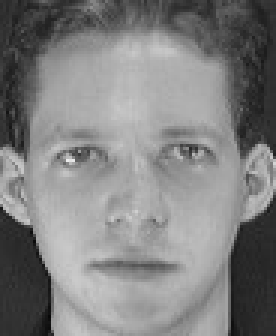
#> input picture Lectures/Lec4/data/orl_faces/s1/1.jpg, 92 x 112 px (shown 3 times larger); its folder holds only this picture in this run
$ jupyter execute --allow-errors pca_demo.ipynb
#> lines starting #> are read from the running program, lines starting #| are printed output that depends on the picture
[cell 1]
import numpy as np
import matplotlib.pyplot as plt

from matplotlib.pyplot import imread
from skimage.transform import resize
from sklearn.decomposition import PCA

import warnings
for warning in (FutureWarning, np.ComplexWarning):
    warnings.simplefilter(action='ignore', category=warning)
#> `large_image = 256 - imread(path)`:
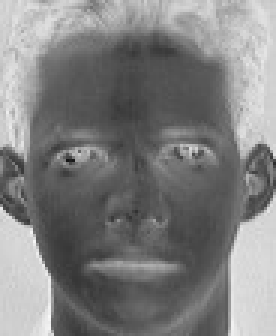
#> large_image: shape (112, 92) uint16 (shown 3 times larger); min 21, max 248, mean 127.7
#> `small_image = resize(large_image, (shape[0] / 2, shape[1] / 2), mode='..`:
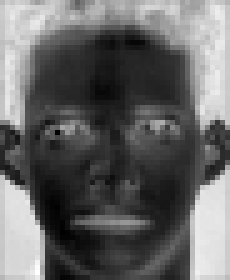
#> small_image: shape (56, 46) float64 (shown 5 times larger); min 0.000846, max 0.00357, mean 0.00194; drawn with min black and max white

To fix most errors, try running the following command in bash: `pip install --upgrade numpy sklearn scikit-image matplotlib`

## Load face data.

We will be using face data from AT&T Labs Cambridge; the data consists of pictures of 40 different subjects, each under 10 different poses. Each image is grayscale and $112 \times 92$ pixels, but we will downsize them to $56 \times 46$.

[cell 2]
all_faces = []
#> (the rest of this cell did not finish here and is left out)

## Visualize a few faces.

[cell 3]
for i in np.random.choice(len(all_faces), size=4):
    plt.imshow(all_faces[i], cmap='Greys')
    plt.show()
#> this loop made 4 passes
#> pass 1, `plt.show()`:
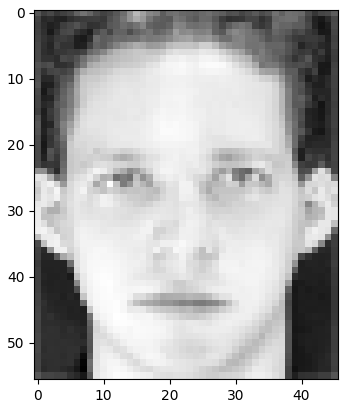
#> figure drawn by matplotlib, 1 panel

## Unravel the data into vectors.

Each image is a 2D grid of $56 \times 46$ pixels, but PCA operates on vectors. So, we will unravel each image into a vector of length $56 \cdot 46 = 2576$.

[cell 4]
X = np.array([face.ravel() for face in all_faces])
print("Size of each vector: {0}".format(X[0].shape))
#| Size of each vector: (2576,)

## Center the data and find eigenvalues of the covariance matrix.

Now, we will find the eigenvalues of the centered covariance matrix.

[cell 5]
X_average_row = np.average(X, axis=0)
#> X_average_row = 2576 values, max 1 at index 2491, min 0.237 at index 2128, mean 0.542
X_bar = X - X_average_row
sigma = X_bar.T.dot(X_bar)
#> sigma: shape (2576, 2576) float64; every value is 0

eigenvalues, _ = np.linalg.eig(sigma)
#> eigenvalues = 2576 values from 0 to 0

plt.plot(np.arange(len(eigenvalues)), eigenvalues)
plt.show()
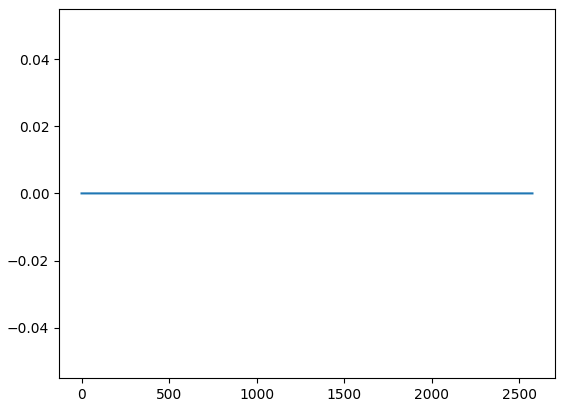
#> figure drawn by matplotlib, 1 panel

[cell 6]
X_average_row
X_bar[0]
eigenvalues.shape
#> Out = (2576,)

Whoa, most eigenvalues are really small! Let's zoom in.

[cell 7]
plt.plot(np.arange(100), eigenvalues[:100])
plt.show()

$ run again, on Lectures/Lec4/data/orl_faces/s10/1.jpg
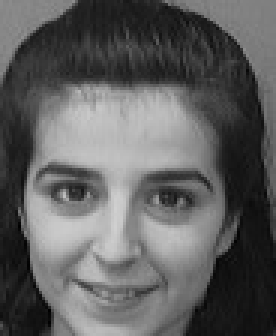
#> input picture Lectures/Lec4/data/orl_faces/s10/1.jpg, 92 x 112 px, found by its file name (shown 3 times larger)
#> `large_image = 256 - imread(path)`:
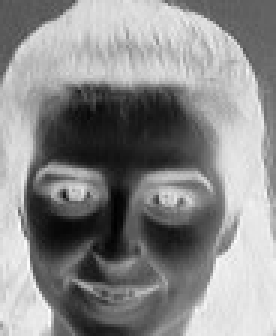
#> large_image: shape (112, 92) uint16 (shown 3 times larger); min 48, max 256, mean 160.9; drawn with min black and max white
#> the loop `for i in np.random.choice(len(all_faces), size=4):` made 4 passes
#> pass 1, `plt.show()`:
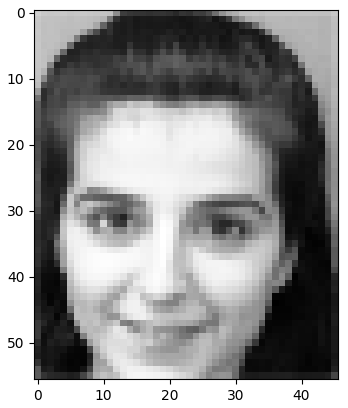
#> figure drawn by matplotlib, 1 panel
#| Size of each vector: (2576,)
#> X_average_row = 2576 values, max 1 at index 2060, min 0.214 at index 1583, mean 0.661
#> sigma: shape (2576, 2576) float64; every value is 0
#> eigenvalues = 2576 values from 0 to 0
